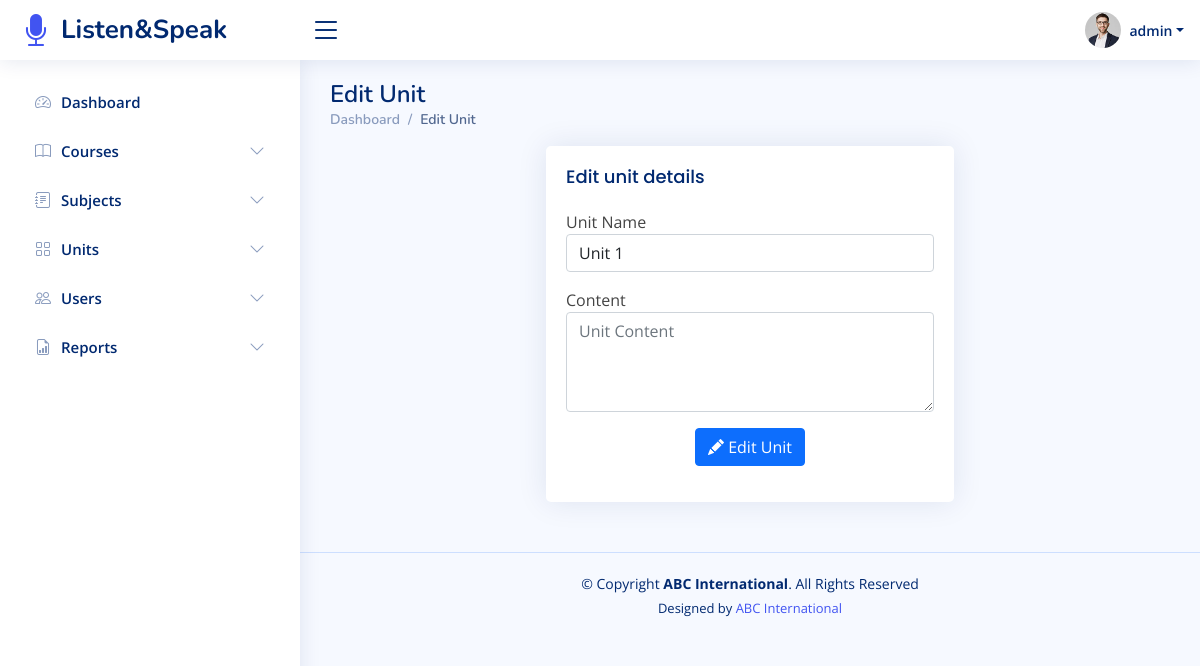
The app's page /admin/units/edit_unit.php?unit=1 (signed in), older data.
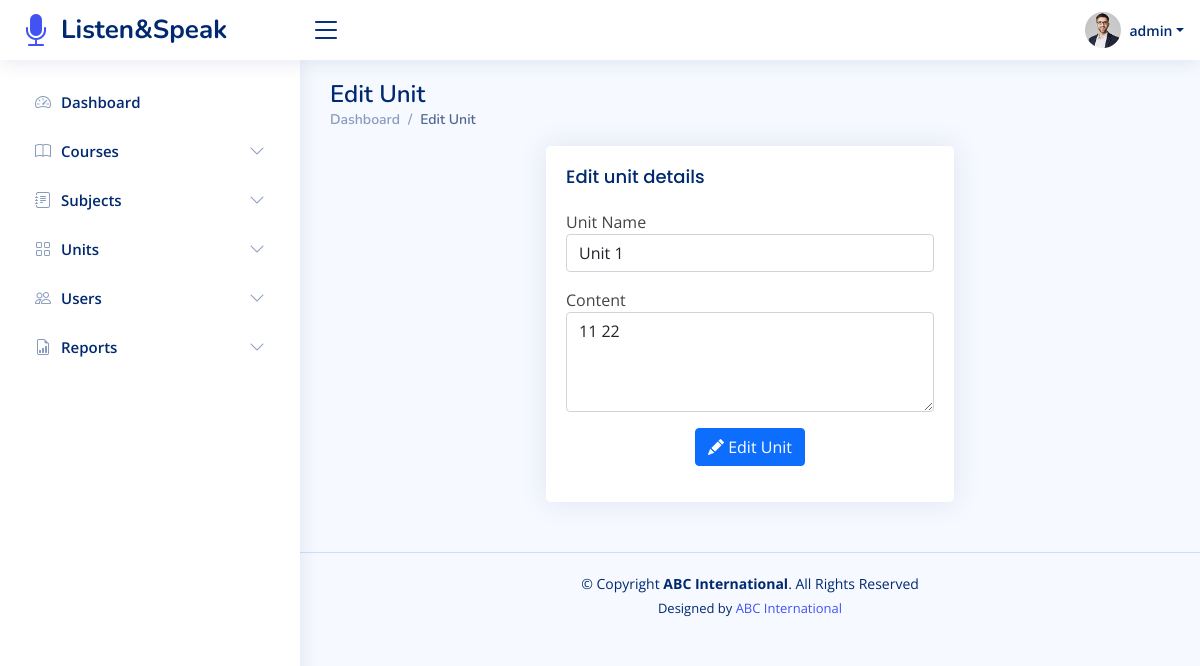
The same page, newer data.
### tables this page shows
CREATE TABLE `units` (
  `unit_id` int(11) NOT NULL,
  `unit_name` varchar(255) NOT NULL,
  `subject_id` int(11) DEFAULT NULL,
  `content` text DEFAULT NULL,
  `file` varchar(100) DEFAULT NULL,
  `type` varchar(100) NOT NULL DEFAULT 'Lesson',
  `link` varchar(100) DEFAULT NULL,
  `status` enum('Pass','Fail','Pending') DEFAULT NULL
);

### admin/units/edit_unit.php (the view, shortened to what this page needs)
<?php
if(isset($_GET['unit'])){
    $unit = $_GET['unit'];
    $s = "SELECT * FROM units where unit_id=$unit";
    $res = mysqli_query($GLOBALS["con"], $s);
    if(mysqli_num_rows($res)){
        $unitRow = mysqli_fetch_array($res, MYSQLI_ASSOC);
    }else{
        js_alert('Unit ID not found!');
        die();
    }
}
?>
<!DOCTYPE html>
<html lang="en">
<?php $title = "Edit  Unit"; $path = '../../'; require_once '../../app/head.php'; ?>
<body>
<?php require_once '../../app/top_bar.php'; ?>
<?php require_once '../../app/admin_side_bar.php'; ?>
<main id="main" class="main">
    <div class="pagetitle">
        <h1><?= $title ?></h1>
        <nav>
            <ol class="breadcrumb">
                <li class="breadcrumb-item"><a href="../dashboard">Dashboard</a></li>
                <li class="breadcrumb-item active"><?= $title ?></li>
            </ol>
        </nav>
    </div>
    <section class="section dashboard">
        <div class="row justify-content-center">
            <div class="col-lg-6">
                <div class="card">
                    <div class="card-body">
                        <h5 class="card-title">Edit unit details</h5>
                        <form method="post" action="" enctype="multipart/form-data">
                            <div id="mustHave">
                                <div class="form-group mb-3">
                                    <label for="unitName">Unit Name</label>
                                    <input type="text" class="form-control" id="unitName" name="unitName" placeholder="Enter unit name" value="<?=$unitRow['unit_name']?>" required>
                                </div>
                            </div>
                            <?php if($unitRow['type']=='Unit'){ ?>
                            <div id="unitFields">
                                <div class="form-group mb-3">
                                    <label for="description">Content</label>
                                    <textarea name="content" class="form-control" placeholder="Unit Content" id="floatingTextarea" style="height: 100px;"><?=$unitRow['content']?></textarea>
                                </div>
                            </div>
                            <?php } ?>
                            <div class="row mb-3">
                                <div class="col-12 justify-content-center d-flex">
                                    <button type="submit" class="btn btn-primary" name="addUnit">
                                        <i class="bi bi-pencil-fill"></i>
                                        Edit Unit
                                    </button>
                                </div>
                            </div>
                        </form>
                    </div>
                </div>
            </div>
        </div>
    </section>
</main>
<?php require_once '../../app/footer.php'; ?>
</body>
</html>

Row changes from the older to the newer data that the page shows:
changed units "Unit 1": content (not shown) → "11 22"
